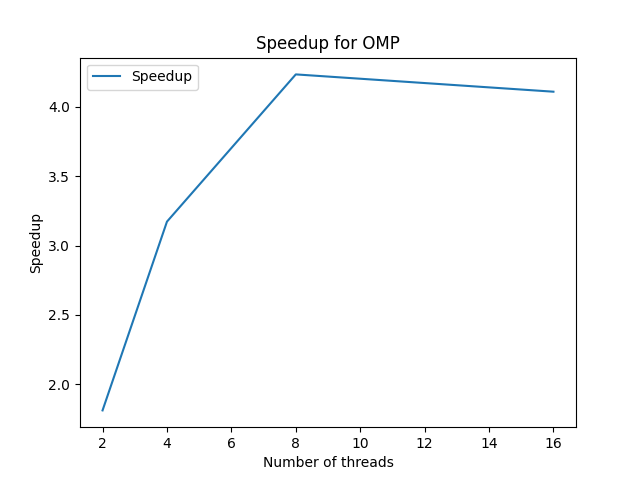

This chart was generated by the following Python code:
import subprocess
import os
import matplotlib.pyplot as plt

if __name__=="__main__":
    threads = [2, 4, 8, 16]
    curr_seq_time = 1914.70
    parallel_time = [1057.3, 603.5, 452.13 ,465.86]
    speedup_list = [curr_seq_time/ x for x in parallel_time]
    
    plt.plot(threads, speedup_list,  label="Speedup")
    plt.xlabel("Number of threads")
    plt.ylabel("Speedup")
    plt.title("Speedup for OMP")
    plt.legend()
    plt.savefig('speedup.png')
